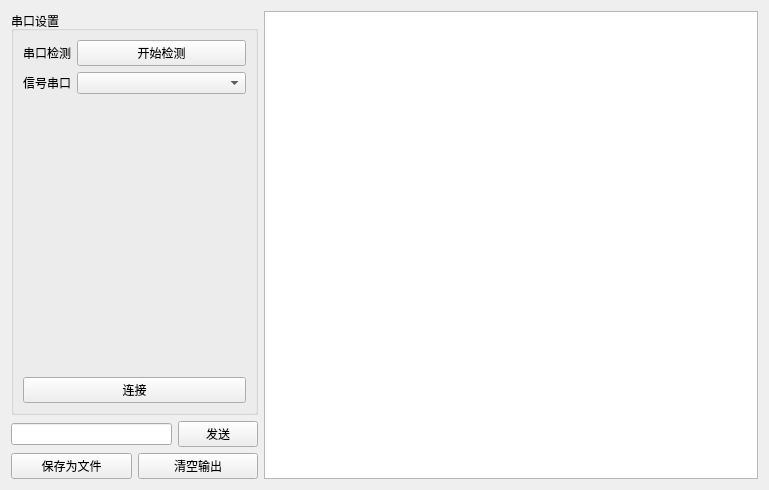
<?xml version="1.0" encoding="UTF-8"?>
<ui version="4.0">
 <class>Serial</class>
 <widget class="QWidget" name="Serial">
  <property name="geometry">
   <rect>
    <x>0</x>
    <y>0</y>
    <width>769</width>
    <height>490</height>
   </rect>
  </property>
  <property name="windowTitle">
   <string>Form</string>
  </property>
  <layout class="QGridLayout" name="gridLayout">
   <item row="0" column="0">
    <layout class="QHBoxLayout" name="horizontalLayout" stretch="1,2">
     <item>
      <layout class="QVBoxLayout" name="verticalLayout" stretch="7,0,1">
       <item>
        <widget class="QGroupBox" name="groupBox">
         <property name="sizePolicy">
          <sizepolicy hsizetype="Preferred" vsizetype="Preferred">
           <horstretch>0</horstretch>
           <verstretch>0</verstretch>
          </sizepolicy>
         </property>
         <property name="title">
          <string>串口设置</string>
         </property>
         <layout class="QFormLayout" name="formLayout">
          <item row="0" column="0">
           <widget class="QLabel" name="label">
            <property name="text">
             <string>串口检测</string>
            </property>
           </widget>
          </item>
          <item row="0" column="1">
           <widget class="QPushButton" name="CheckButton">
            <property name="text">
             <string>开始检测</string>
            </property>
           </widget>
          </item>
          <item row="1" column="0">
           <widget class="QLabel" name="label_5">
            <property name="text">
             <string>&lt;html&gt;&lt;head/&gt;&lt;body&gt;&lt;p align=&quot;center&quot;&gt;信号串口&lt;/p&gt;&lt;/body&gt;&lt;/html&gt;</string>
            </property>
           </widget>
          </item>
          <item row="1" column="1">
           <widget class="QComboBox" name="serialComboBox"/>
          </item>
          <item row="2" column="0" colspan="2">
           <widget class="QLabel" name="statues">
            <property name="text">
             <string>&lt;html&gt;&lt;head/&gt;&lt;body&gt;&lt;p align=&quot;center&quot;&gt;&lt;span style=&quot; color:#ff0000;&quot;&gt;&lt;br/&gt;&lt;/span&gt;&lt;/p&gt;&lt;/body&gt;&lt;/html&gt;</string>
            </property>
            <property name="textFormat">
             <enum>Qt::AutoText</enum>
            </property>
           </widget>
          </item>
          <item row="4" column="0" colspan="2">
           <widget class="QPushButton" name="connectButton">
            <property name="text">
             <string>连接</string>
            </property>
           </widget>
          </item>
          <item row="3" column="0">
           <spacer name="verticalSpacer">
            <property name="orientation">
             <enum>Qt::Vertical</enum>
            </property>
            <property name="sizeHint" stdset="0">
             <size>
              <width>20</width>
              <height>40</height>
             </size>
            </property>
           </spacer>
          </item>
         </layout>
        </widget>
       </item>
       <item>
        <layout class="QHBoxLayout" name="horizontalLayout_2">
         <item>
          <widget class="QLineEdit" name="sendEdit"/>
         </item>
         <item>
          <widget class="QPushButton" name="sendButton">
           <property name="text">
            <string>发送</string>
           </property>
          </widget>
         </item>
        </layout>
       </item>
       <item>
        <layout class="QHBoxLayout" name="horizontalLayout_3">
         <item>
          <widget class="QPushButton" name="saveButton">
           <property name="text">
            <string>保存为文件</string>
           </property>
          </widget>
         </item>
         <item>
          <widget class="QPushButton" name="clearButton">
           <property name="text">
            <string>清空输出</string>
           </property>
          </widget>
         </item>
        </layout>
       </item>
      </layout>
     </item>
     <item>
      <widget class="QTextBrowser" name="tb"/>
     </item>
    </layout>
   </item>
  </layout>
 </widget>
 <resources/>
 <connections/>
</ui>
